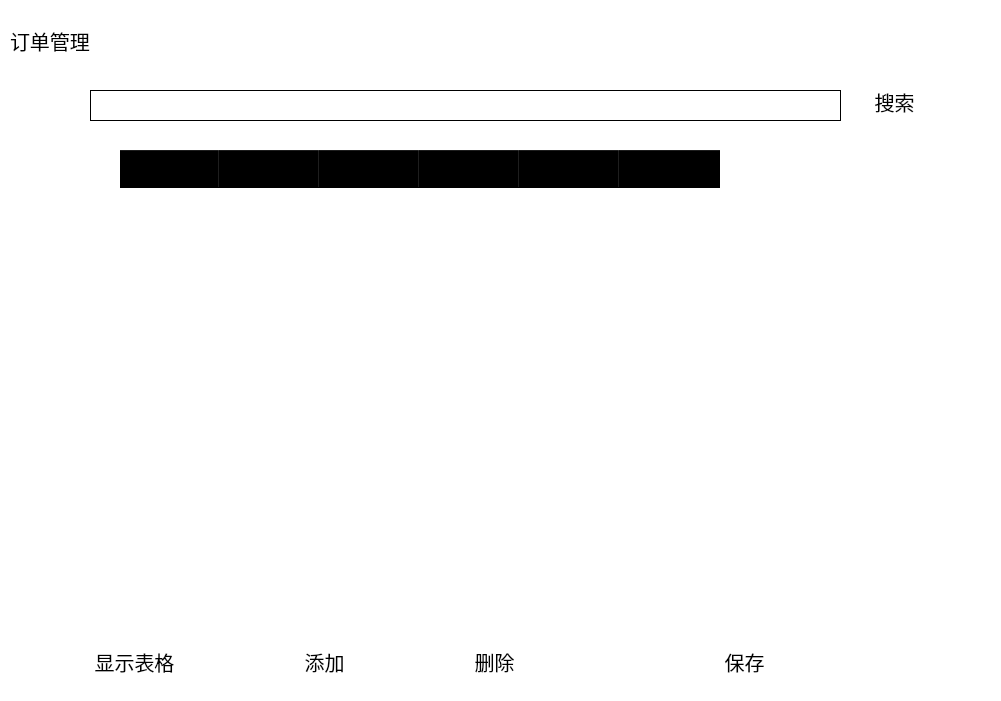
<?xml version="1.0" encoding="UTF-8"?>
<ui version="4.0">
 <class>OrderManagement</class>
 <widget class="QWidget" name="OrderManagement">
  <property name="geometry">
   <rect>
    <x>0</x>
    <y>0</y>
    <width>1001</width>
    <height>701</height>
   </rect>
  </property>
  <property name="windowTitle">
   <string>Form</string>
  </property>
  <widget class="QFrame" name="frame">
   <property name="geometry">
    <rect>
     <x>0</x>
     <y>0</y>
     <width>1001</width>
     <height>701</height>
    </rect>
   </property>
   <property name="styleSheet">
    <string notr="true">QFrame{
background-color:rgb(255, 255, 255);
border:sold 10px rgba(0,0,0);


}
#frame{
border-image:url(:/Picture/02.JPG);
}

QPushButton{
background:rgb(255, 255, 255);
border-style:outset;
border-radius:10px;
font-style:MingLiU-ExtB;
font-size:20px;
color:black;
}
QPushButton:pressed{
background-color:rgb(255, 255, 255);
border-style:inset;
font-style:MingLiU-ExtB;
}
QCheckBox{
background:rgba(85,170,255,0);
color:white;
font-style:MingLiU-ExtB;
}
QLabel{
color:rgb(35, 33, 34);
font-style:MingLiU-ExtB;
font-size:20px;
background-image:rgb(255, 255, 255);
}

QTableWidget{
	color:black;

}</string>
   </property>
   <property name="frameShape">
    <enum>QFrame::StyledPanel</enum>
   </property>
   <property name="frameShadow">
    <enum>QFrame::Raised</enum>
   </property>
   <widget class="QTableWidget" name="OrderTable">
    <property name="geometry">
     <rect>
      <x>120</x>
      <y>150</y>
      <width>751</width>
      <height>461</height>
     </rect>
    </property>
    <property name="styleSheet">
     <string notr="true">color:black;
background-color:white;
background-color:rgba(85,170,255,0);

</string>
    </property>
    <property name="rowCount">
     <number>0</number>
    </property>
    <attribute name="verticalHeaderVisible">
     <bool>false</bool>
    </attribute>
    <attribute name="verticalHeaderHighlightSections">
     <bool>false</bool>
    </attribute>
    <column>
     <property name="text">
      <string>编号</string>
     </property>
     <property name="font">
      <font>
       <family>华文楷体</family>
       <pointsize>17</pointsize>
       <weight>50</weight>
       <bold>false</bold>
      </font>
     </property>
     <property name="background">
      <color>
       <red>255</red>
       <green>255</green>
       <blue>255</blue>
      </color>
     </property>
    </column>
    <column>
     <property name="text">
      <string>用户名</string>
     </property>
     <property name="font">
      <font>
       <family>华文楷体</family>
       <pointsize>17</pointsize>
      </font>
     </property>
     <property name="background">
      <color>
       <red>255</red>
       <green>255</green>
       <blue>255</blue>
      </color>
     </property>
    </column>
    <column>
     <property name="text">
      <string>购买种类</string>
     </property>
     <property name="font">
      <font>
       <family>华文楷体</family>
       <pointsize>17</pointsize>
      </font>
     </property>
     <property name="background">
      <color>
       <red>255</red>
       <green>255</green>
       <blue>255</blue>
      </color>
     </property>
    </column>
    <column>
     <property name="text">
      <string>购买名称</string>
     </property>
     <property name="font">
      <font>
       <family>华文楷体</family>
       <pointsize>17</pointsize>
      </font>
     </property>
     <property name="background">
      <color>
       <red>255</red>
       <green>255</green>
       <blue>255</blue>
      </color>
     </property>
    </column>
    <column>
     <property name="text">
      <string>订单状况</string>
     </property>
     <property name="font">
      <font>
       <family>华文楷体</family>
       <pointsize>17</pointsize>
      </font>
     </property>
     <property name="background">
      <color>
       <red>255</red>
       <green>255</green>
       <blue>255</blue>
      </color>
     </property>
    </column>
    <column>
     <property name="text">
      <string>批量删除</string>
     </property>
     <property name="font">
      <font>
       <family>华文楷体</family>
       <pointsize>17</pointsize>
      </font>
     </property>
     <property name="background">
      <color>
       <red>255</red>
       <green>255</green>
       <blue>255</blue>
      </color>
     </property>
    </column>
   </widget>
   <widget class="QFrame" name="frame_4">
    <property name="geometry">
     <rect>
      <x>0</x>
      <y>0</y>
      <width>1000</width>
      <height>80</height>
     </rect>
    </property>
    <property name="styleSheet">
     <string notr="true">QFrame{
background-color:rgb(255, 255, 255);
border:sold 10px rgba(0,0,0);
background:rgba(85,170,255,0);
}

QPushButton{
background:rgb(255, 255, 255);
border-style:outset;
border-radius:10px;
font-style:MingLiU-ExtB;
font-size:20px;
color:black;
}
QPushButton:pressed{
background-color:rgb(255, 255, 255);
border-style:inset;
font-style:MingLiU-ExtB;
}
QCheckBox{
background:rgba(85,170,255,0);
color:white;
font-style:MingLiU-ExtB;
}
QLabel{
color:rgb(0, 0, 0);
font: 20pt &quot;华文楷体&quot;;
background:rgba(85,170,255,0);
}

QTableWidget{
	color:black;
}</string>
    </property>
    <property name="frameShape">
     <enum>QFrame::StyledPanel</enum>
    </property>
    <property name="frameShadow">
     <enum>QFrame::Raised</enum>
    </property>
    <widget class="QLabel" name="label_4">
     <property name="geometry">
      <rect>
       <x>10</x>
       <y>10</y>
       <width>281</width>
       <height>61</height>
      </rect>
     </property>
     <property name="styleSheet">
      <string notr="true">background:rgba(85,170,255,0);</string>
     </property>
     <property name="text">
      <string>订单管理</string>
     </property>
    </widget>
   </widget>
   <widget class="QPushButton" name="Add">
    <property name="geometry">
     <rect>
      <x>280</x>
      <y>650</y>
      <width>89</width>
      <height>24</height>
     </rect>
    </property>
    <property name="text">
     <string>添加</string>
    </property>
   </widget>
   <widget class="QPushButton" name="Delete">
    <property name="geometry">
     <rect>
      <x>450</x>
      <y>650</y>
      <width>89</width>
      <height>24</height>
     </rect>
    </property>
    <property name="text">
     <string>删除</string>
    </property>
   </widget>
   <widget class="QPushButton" name="Save">
    <property name="geometry">
     <rect>
      <x>700</x>
      <y>650</y>
      <width>89</width>
      <height>24</height>
     </rect>
    </property>
    <property name="text">
     <string>保存</string>
    </property>
   </widget>
   <widget class="QLineEdit" name="Searching">
    <property name="geometry">
     <rect>
      <x>90</x>
      <y>90</y>
      <width>751</width>
      <height>31</height>
     </rect>
    </property>
    <property name="styleSheet">
     <string notr="true">QLineEdit{
color:black;
background-color:white;
border:1px solid rgb(0, 0, 0);
background:rgba(85,170,255,0);
}</string>
    </property>
   </widget>
   <widget class="QPushButton" name="Search">
    <property name="geometry">
     <rect>
      <x>850</x>
      <y>90</y>
      <width>89</width>
      <height>24</height>
     </rect>
    </property>
    <property name="text">
     <string>搜索</string>
    </property>
   </widget>
   <widget class="QPushButton" name="show">
    <property name="geometry">
     <rect>
      <x>90</x>
      <y>650</y>
      <width>89</width>
      <height>24</height>
     </rect>
    </property>
    <property name="text">
     <string>显示表格</string>
    </property>
   </widget>
  </widget>
 </widget>
 <resources/>
 <connections/>
</ui>
